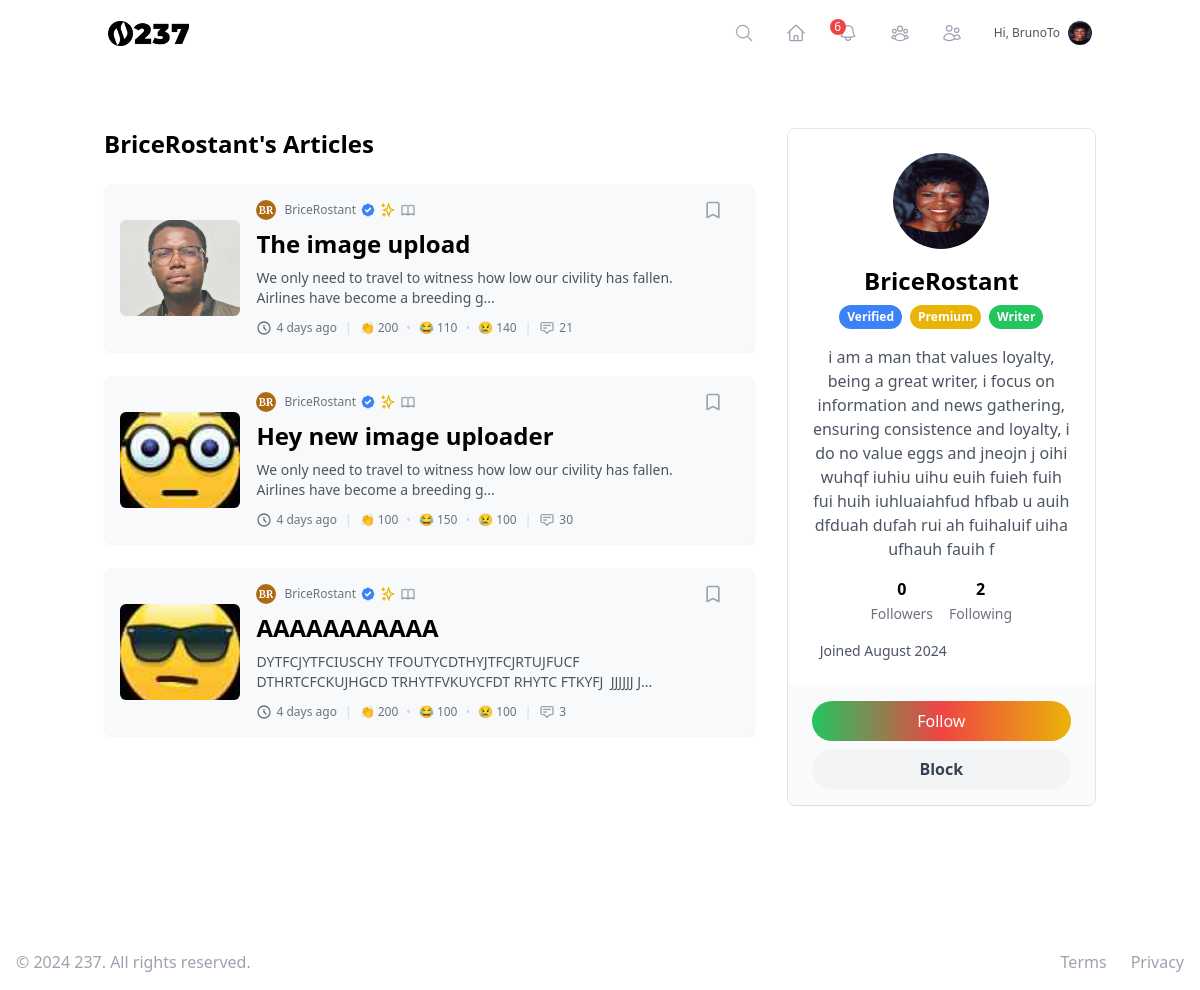
The page /users/profile/BriceRostant/ (signed in) on the database as committed earlier.
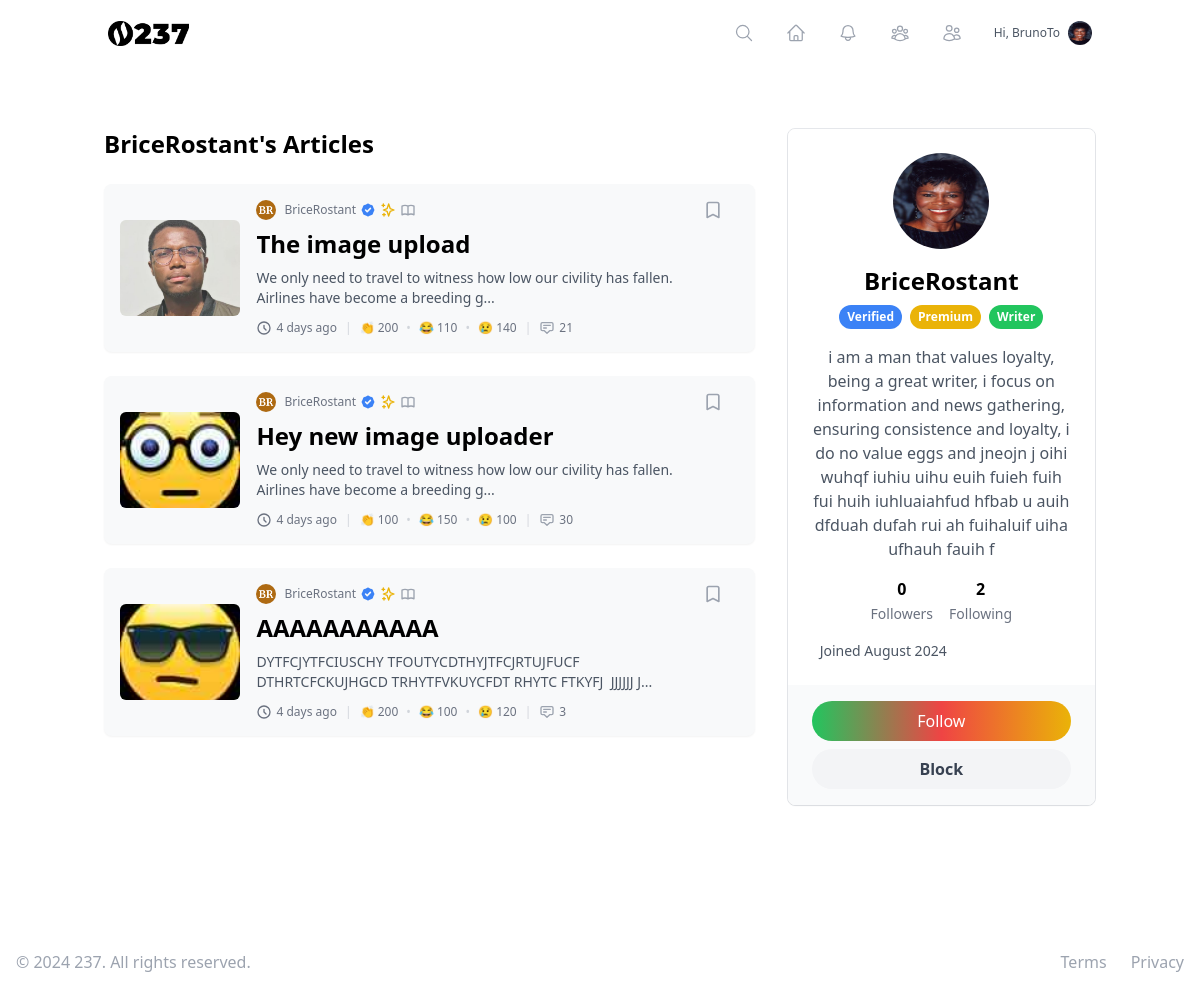
The same page on the database as committed later.
### users/models.py (models this page shows, shortened)
class User(AbstractUser):
    bio = models.TextField(max_length=500, blank=True)
    profile_picture = models.ImageField(upload_to='profile_pics/', blank=True, null=True)
    date_joined = models.DateTimeField(auto_now_add=True)
    location = models.CharField(max_length=100, blank=True)
    website = models.URLField(max_length=200, blank=True)
    following = models.ManyToManyField('self', symmetrical=False, related_name='followers')
    blocked_users = models.ManyToManyField('self', symmetrical=False, related_name='blocked_by')
    is_verified = models.BooleanField(default=False)
    is_premium = models.BooleanField(default=False)
    is_manual_writer = models.BooleanField(default=False)
    def get_avatar_url(self):
        return get_or_create_avatar(self)
    @property
    def is_writer(self):
        if self.is_manual_writer:
            return True
    def unread_notifications_count(self):
        return self.notifications.filter(is_read=False).count()

### articles/models.py (models this page shows, shortened)
class Article(models.Model):
    title = models.CharField(max_length=70)
    content = models.TextField()
    image = models.ImageField(upload_to='article_images/', validators=[validate_file_size], null=True, blank=True)
    thumbnail = models.ImageField(upload_to='article_thumbnails/', validators=[validate_file_size], null=True, blank=True)
    author = models.ForeignKey(settings.AUTH_USER_MODEL, on_delete=models.CASCADE)
    created_at = models.DateTimeField(auto_now_add=True)
    updated_at = models.DateTimeField(auto_now=True)
    published_at = models.DateTimeField(null=True, blank=True)
    status = models.CharField(max_length=10, choices=[('draft', 'Draft'), ('published', 'Published')], default='draft')
    language = models.CharField(max_length=2, choices=[('EN', 'English'), ('FR', 'French')])
    tags = TaggableManager()
    bookmarks = models.ManyToManyField(settings.AUTH_USER_MODEL, related_name='bookmarked_articles', blank=True)
    def reaction_count(self, reaction_type):
        return self.reactions.filter(reaction_type=reaction_type).aggregate(total=models.Sum('count'))['total'] or 0
    @property
    def clap_count(self):
        return self.reaction_count('clap')
    @property
    def sad_count(self):
        return self.reaction_count('sad')
    @property
    def laugh_count(self):
        return self.reaction_count('laugh')
    @property
    def comment_count(self):
        return self.comments.count()

### users/views.py (the view)
# urls.py: path('profile/<str:username>/', UserProfileView.as_view(), name='user_profile'),
class UserProfileView(LoginRequiredMixin, DetailView):
    model = User
    template_name = 'users/profile.html'
    context_object_name = 'user_profile'
    def get_object(self, queryset=None):
        return get_object_or_404(User, username=self.kwargs.get('username'))
    def get_context_data(self, **kwargs):
        context = super().get_context_data(**kwargs)
        if self.request.user.is_authenticated:
            context['is_following'] = self.request.user.following.filter(id=self.object.id).exists()
            context['is_blocked'] = self.request.user.blocked_users.filter(id=self.object.id).exists()
        context['articles'] = Article.objects.filter(author=self.object, status='published').order_by('-published_at')[:10]
        context['avatar_url'] = self.request.user.get_avatar_url()
        return context

### templates/users/profile.html (shortened to what this page needs)
{% extends "base.html" %}
{% load static %}
{% load article_tags %}
{% block extra_css %}
<link rel="stylesheet" href="{% static 'css/profile.css' %}">
{% endblock %}
{% block content %}
<div class="container mx-auto px-4 py-12">
    <div class="flex flex-wrap -mx-4">
        <div class="w-full lg:w-2/3 px-4">
            <h2 class="text-2xl font-bold mb-6">{{ user_profile.username }}'s Articles</h2>
            <div class="space-y-6">
                    {% include "articles/article_row.html" with article=article %}
            </div>
        </div>
        <div class="w-full lg:w-1/3 px-4">
            <div class="sidebar sticky top-20">
                <div class="bg-white shadow-sm rounded-lg overflow-hidden">
                    <div class="p-6">
                        <div class="flex items-center justify-center mb-4">
                            <img src="{{ avatar_url }}" alt="{{ user_profile.username }}'s avatar" class="w-24 h-24 rounded-full">
                        </div>
                        <h1 class="text-2xl font-bold text-center mb-2">{{ user_profile.username }}</h1>
                        <div class="flex justify-center space-x-2 mb-4">
                            {% if user_profile.is_verified %}
                                <span class="badge bg-blue-500 text-white px-2 py-1 text-xs rounded-full">Verified</span>
                            {% endif %}
                            {% if user_profile.is_premium %}
                                <span class="badge bg-yellow-500 text-white px-2 py-1 text-xs rounded-full">Premium</span>
                            {% endif %}
                            {% if user_profile.is_writer %}
                                <span class="badge bg-green-500 text-white px-2 py-1 text-xs rounded-full">Writer</span>
                            {% endif %}
                        </div>
                        <p class="text-gray-600 text-center mb-4">{{ user_profile.bio }}</p>
                        <div class="flex justify-center space-x-4 mb-4">
                            <div class="text-center">
                                <span class="block font-bold follower-count">{{ user_profile.followers.count }}</span>
                                <span class="text-sm text-gray-500">Followers</span>
                            </div>
                            <div class="text-center">
                                <span class="block font-bold">{{ user_profile.following.count }}</span>
                                <span class="text-sm text-gray-500">Following</span>
                            </div>
                        </div>
                        <div class="space-y-2 text-sm text-gray-600">
                            <p>Joined {{ user_profile.date_joined|date:"F Y" }}</p>
                        </div>
                    </div>
                    <div class="px-6 py-4 bg-gray-50">
                        {% if user == user_profile %}
                            <a href="{% url 'user_profile_edit' %}" class="btn-primary block text-center mb-2">Edit Profile</a>
                            {% if not user.is_premium %}
                                <a href="{% url 'toggle_premium' %}" class="btn-secondary block text-center mb-2">Become Premium</a>
                            {% else %}
                                <a href="{% url 'toggle_premium' %}" class="btn-secondary block text-center mb-2">Cancel Premium</a>
                            {% endif %}
                            <a href="#" id='signOutBtn' class=" block text-center text-gray-300 bg-gray-100">Logout</a>
                        {% elif user.is_authenticated %}
                            <button id="followBtn" data-username="{{ user_profile.username }}" class="follow-btn py-2 bg-gradient-to-r from-green-500 via-red-500 to-yellow-500 hover:from-green-600 hover:via-red-600 hover:to-yellow-600 text-white rounded-full block w-full mb-2">
                                {% if is_following %}Unfollow{% else %}Follow{% endif %}
                            </button>
                            <button id="blockBtn" data-username="{{ user_profile.username }}" class="block-btn rounded-full btn-secondary block w-full">
                                {% if is_blocked %}Unblock{% else %}Block{% endif %}
                            </button>
                        {% endif %}
                    </div>
                </div>
            </div>
        </div>
    </div>
</div>
{% endblock %}

### templates/base.html (shortened to what this page needs)
<!DOCTYPE html>
{% load static %}
<html lang="en">
<head>
    <script src="https://cdn.tailwindcss.com"></script>
    {% block extra_css %}{% endblock %}
</head>
<body class=" min-h-screen flex flex-col">
    <header class="navbar fixed top-0 left-0 w-full z-30">
        <nav class="container mx-auto flex justify-between items-center p-5">
            <div class="">
                <a href="{% url 'article_list' %}" class="">
                    <img src="{% static 'logo.png' %}" alt="237" class="inline-block" style="max-height: 25px;" />
                </a>
            </div>
            {% if user.is_authenticated %}
                <div class="hidden md:flex items-center space-x-8">
                    <a href="{% url 'search' %}" class="text-gray-400 hover:text-gray-600 group relative" title="Search">
                        <svg class="w-5 h-5" fill="none" stroke="currentColor" viewBox="0 0 24 24" xmlns="http://www.w3.org/2000/svg" stroke-width="1.5">
                            <path stroke-linecap="round" stroke-linejoin="round" d="M21 21l-5.197-5.197m0 0A7.5 7.5 0 105.196 5.196a7.5 7.5 0 0010.607 10.607z" />
                        </svg>
                    </a>
                    <a href="{% url 'article_list' %}" class="text-gray-400 hover:text-gray-600 group relative" title="Home">
                    </a>
                    <a href="{% url 'notification_list' %}" class="text-gray-400 hover:text-gray-600 relative group" title="Notifications">
                        {% if user.unread_notifications_count > 0 and user.unread_notifications_count < 10 %}
                        <span class="absolute -top-1 -right-1 bg-red-500 text-white text-xs rounded-full h-3 w-3 flex items-center justify-center mx-4 py-2 px-2">
                            {{ user.unread_notifications_count }}
                        </span>
                        {% elif user.unread_notifications_count > 0 and user.unread_notifications_count >= 10 %}
                        <span class="absolute -top-1 -right-1 bg-red-500 text-white text-xs rounded-full h-3 w-3 flex items-center justify-center mx-4 py-2 px-3">
                            9+
                        </span>
                        {% endif %}
                    </a>
                    <a href="{% url 'following_list' %}" class="text-gray-400 hover:text-gray-600 group relative" title="Connections">
                    </a>
                    <a href="{% url 'followers_list' %}" class="text-gray-400 hover:text-gray-600 group relative" title="Followers">
                    </a>
                    <a href="{% url 'user_profile' user.username %}" class="flex items-center space-x-2 text-gray-600 hover:text-gray-800 group relative">
                        <span class="text-xs">Hi, {{ user.username }}</span>
                        <img src="{{ user.get_avatar_url }}" alt="{{ user.username }}" class="w-6 h-6 rounded-full">
                    </a>
                </div>
            {% endif %}
        </nav>
    </header>
    <main class="my-20">
        {% block content %}
        {% endblock %}
    </main>
    <footer class="footer bottom-0 left-0 w-full hero-foot  text-xs md:text-base z-30">
        <div class="max-w-7xl mx-auto py-2 md:py-4 px-2 md:px-4 flex flex-col md:flex-row items-center justify-between">
            <div class="flex justify-center space-x-4 md:space-x-6 order-2 md:order-2">
                <a href="#" class="text-gray-400 hover:text-gray-500">
                    Terms
                </a>
                <a href="#" class="text-gray-400 hover:text-gray-500">
                    Privacy
                </a>
            </div>
            <div class="mt-2 md:mt-0 order-1 md:order-1">
                <p class="text-center text-gray-400">&copy; 2024 237. All rights reserved.</p>
            </div>
        </div>
    </footer>
</body>
</html>

### templates/articles/article_row.html (shortened to what this page needs)
{% load custom_filters %}
{% for article in articles %}
<div class="bg-[#f8f9fa] shadow-sm rounded-lg overflow-hidden mb-6 transition-shadow duration-300 hover:shadow-md">
    <div class="flex p-4">
        <div class="w-1/5 min-w-[100px] mr-4 flex items-center">
            <img src="{{ article.thumbnail.url }}" alt="{{ article.title }}" class="w-full h-24 object-cover rounded-md lazy">
        </div>
        <div class="w-4/5 flex flex-col justify-between pr-4">
            <div>
                <div class="flex items-center justify-between mb-2">
                    <div class="flex items-center">
                        <img src="{{ article.author.profile_picture.url }}" alt="{{ article.author.username }}" class="w-5 h-5 rounded-full mr-2">
                        <span class="text-xs text-gray-500 font-light">{{ article.author.username }}</span>
                    </div>
                    <button class="bookmark-btn text-gray-400 hover:text-green-600 transition-colors duration-200"
                            data-article-id="{{ article.id }}"
                            title="{% if article.is_bookmarked %}Remove Bookmark{% else %}Bookmark{% endif %}">
                        <svg xmlns="http://www.w3.org/2000/svg" class="h-5 w-5" fill="{% if article.is_bookmarked %}currentColor{% else %}none{% endif %}" viewBox="0 0 24 24" stroke="currentColor">
                            <path stroke-linecap="round" stroke-linejoin="round" stroke-width="2" d="M5 5a2 2 0 012-2h10a2 2 0 012 2v16l-7-3.5L5 21V5z" />
                        </svg>
                    </button>
                </div>
                <a href="{% url 'article_detail' article.pk %}" class="block">
                    <h3 class="font-bold text-2xl mb-2 hover:text-indigo-600 transition-colors duration-200">
                        {{ article.title }}
                    </h3>
                    <p class="text-gray-600 text-sm mb-3 pr-4">
                        {{ article.content|get_first_paragraph }}
                    </p>
                </a>
            </div>
            <div class="flex items-center text-xs text-gray-500">
                <span title="{{ article.created_at|date:'F j, Y, g:i a' }}" class="flex items-center">
                    <svg xmlns="http://www.w3.org/2000/svg" class="h-4 w-4 mr-1" fill="none" viewBox="0 0 24 24" stroke="currentColor">
                        <path stroke-linecap="round" stroke-linejoin="round" stroke-width="2" d="M12 8v4l3 3m6-3a9 9 0 11-18 0 9 9 0 0118 0z" />
                    </svg>
                    {{ article.created_at|simple_timesince }}
                </span>
                <span class="mx-2 text-gray-300">|</span>
                <div class="flex items-center space-x-2">
                    <span class="flex items-center" title="Claps">
                        👏 {{ article.clap_count }}
                    </span>
                    <span class="text-gray-300">•</span>
                    <span class="flex items-center" title="Laughs">
                        😂 {{ article.laugh_count }}
                    </span>
                    <span class="text-gray-300">•</span>
                    <span class="flex items-center" title="Sad reactions">
                        😢 {{ article.sad_count }}
                    </span>
                </div>
                <span class="mx-2 text-gray-300">|</span>
                <span class="flex items-center" title="Comments">
                    <svg class="h-4 w-4 mr-1 text-gray-400" fill="none" stroke="currentColor" viewBox="0 0 24 24" xmlns="http://www.w3.org/2000/svg">
                        <path stroke-linecap="round" stroke-linejoin="round" stroke-width="2" d="M7 8h10M7 12h4m1 8l-4-4H5a2 2 0 01-2-2V6a2 2 0 012-2h14a2 2 0 012 2v8a2 2 0 01-2 2h-3l-4 4z"></path>
                    </svg>
                    {{ article.comment_count }}
                </span>
            </div>
        </div>
    </div>
</div>
{% empty %}
<p class="text-gray-500 italic text-center py-8">No gists available in this category.</p>
{% endfor %}

Rows that differ between the two databases and show on the page:
changed User "BrunoTo": unread_notifications_count "6" → (not shown)
computed for Article "AAAAAAAAAAA": sad_count "100" → "120"
